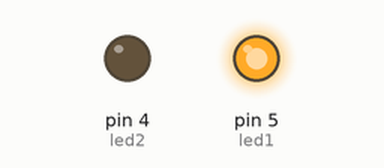
A sketch run on a simulated Arduino Uno, built with avr-gcc and run on an emulated ATmega328P. On the bench: output pins drawn as LEDs (lit = HIGH).

Above: at 0.2 s.
At 5.2 s:
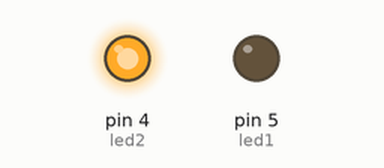
At 9.7 s:
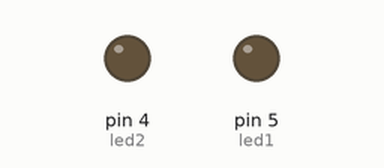
Timing chart, 0 to 10.4 s (numbered marks = the images above):
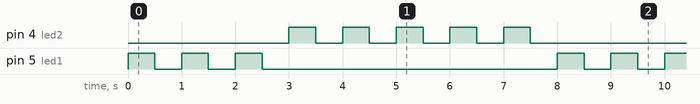

The sketch:

for_looping.ino
```cpp
int led1 = 5;
int led2 = 4;
int time1 = 500;
int time2 = 500;
int blinkCout1 = 3;
int blinkCount2 = 5;

void setup() {

  pinMode(led1,OUTPUT);
  pinMode(led2,OUTPUT);

}

void loop() {

  for(int i = 0; i < blinkCout1; i++){
    digitalWrite(led1,HIGH);
    delay(time1);
    digitalWrite(led1, LOW);
    delay(time1);
  }

  for(int i = 0; i < blinkCount2; i++){
    digitalWrite(led2,HIGH);
    delay(time2);digitalWrite(led2, LOW);
    delay(time2);
  }

}
```

Measured:
- by itself, pin 4 (led2): repeats every 8.0 s: 4 × (LOW 0.50 s, HIGH 0.50 s), LOW 3.5 s, HIGH 0.50 s
- by itself, pin 5 (led1): repeats every 8.0 s: 2 × (LOW 0.50 s, HIGH 0.50 s), LOW 5.5 s, HIGH 0.50 s
- by itself, everything shown: repeats every 8.0 s, in 16 steps
